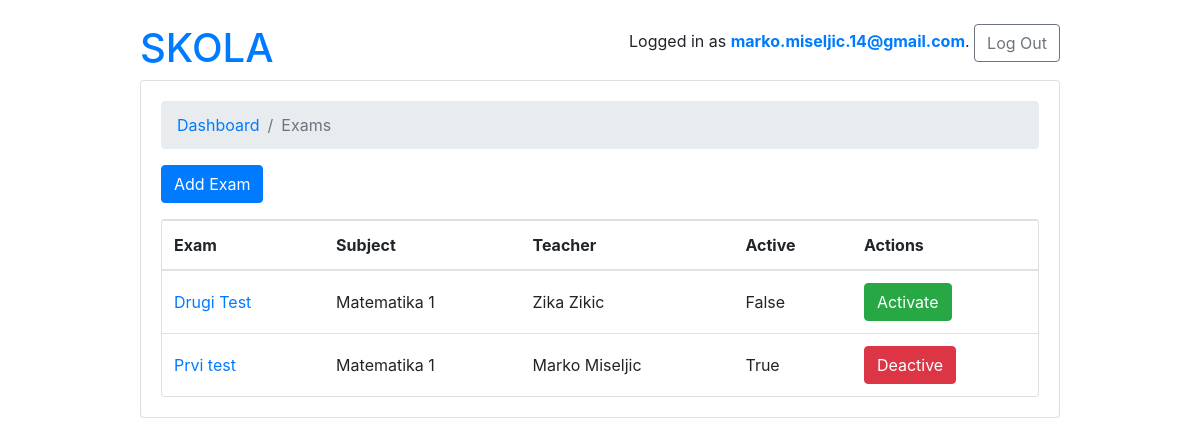
Page /admins/exams/ (signed in) on the earlier database version.
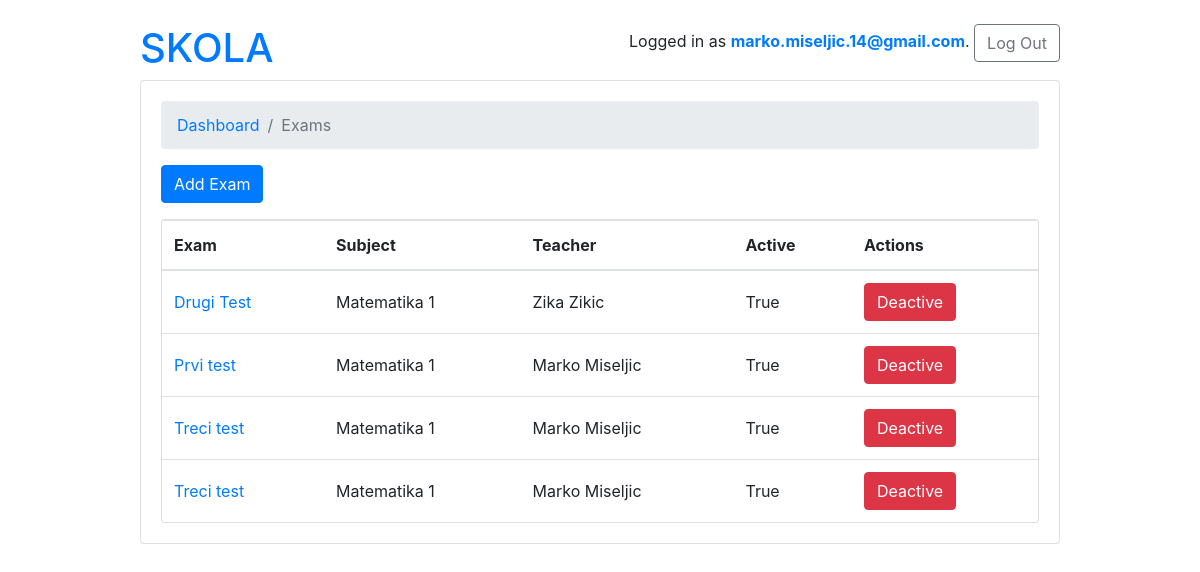
Same page on the later database version.
### account/models.py (models this page shows, shortened)
class User(AbstractBaseUser):
    first_name = models.CharField(max_length=220)
    last_name = models.CharField(max_length=220)
    email = models.EmailField(
        verbose_name='Email address',
        max_length=255,
        unique=True
    )
    username = models.CharField(max_length=40, unique=True)
    date_joined = models.DateTimeField(verbose_name="date joined", auto_now_add=True)
    last_login = models.DateTimeField(verbose_name="last login", auto_now=True)
    is_admin = models.BooleanField(default=False)
    is_staff = models.BooleanField(default=False)
    is_superuser = models.BooleanField(default=False)
    proflie_image = models.ImageField(max_length=255, upload_to=get_profile_image_filepath, null=True, blank=True)
    is_student = models.BooleanField(default=False)
    is_teacher = models.BooleanField(default=False)
    is_active = models.BooleanField(default=True)
    objects = MyAccountManager()
    USERNAME_FIELD = 'email'
    REQUIRED_FIELDS = ['username']
    def __str__(self):
        return f'{self.first_name} {self.last_name}'

### school/models.py (models this page shows, shortened)
class Exam(models.Model):
    type = models.CharField(max_length=100)
    active = models.BooleanField(default=False)
    duration = models.IntegerField()
    nuber_of_questions = models.IntegerField()
    required_score_to_pass = models.IntegerField(help_text="required score in %")
    subject  = models.ForeignKey(Subject, on_delete=models.CASCADE)
    owner = models.ForeignKey('account.User', on_delete=models.CASCADE, related_name='exams')

class Subject(models.Model):
    name = models.CharField(max_length=220)
    school = models.ManyToManyField(School, related_name='school')
    def __str__(self):
        return self.name

### account/views.py (the view)
# urls.py: path('exams/',  AllExamsListView.as_view(), name='exams'),
@method_decorator([login_required, admin_required], name='dispatch')
class AllExamsListView(ListView):
    model = Exam
    ordering = ('type', )
    context_object_name = 'exams'
    template_name = 'admin/exams.html'
    def get_queryset(self):
        queryset = Exam.objects.all()
        return queryset

### templates/admin/exams.html
{% extends '../base.html' %}
{% block content %}
    <nav aria-label="breadcrumb">
        <ol class="breadcrumb">
            <li class="breadcrumb-item" ><a href="{% url 'admins:dashboard' %}">Dashboard</a></li>
            <li class="breadcrumb-item active" aria-current="page">Exams</li>
        </ol>
    </nav>
    <a href="{% url 'admins:exam_add_admin' %}" class="btn btn-primary mb-3" role="button">Add Exam</a>
    <div class="card">
        <table class="table mb-0">
          <thead>
            <tr>
              <th>Exam</th>
              <th>Subject</th>
              <th>Teacher</th>
              <th>Active</th>
              <th>Actions</th>
            </tr>
          </thead>
          <tbody>
            {% for exam in exams %}
              <tr>
                <td class="align-middle"><a href="{% url 'admins:exam_change_admin' exam.pk %}">{{ exam.type }}</a></td>
                <td class="align-middle">{{exam.subject}}</td>
                <td class="align-middle">{{exam.owner}}</td>
                <td class="align-middle">{{exam.active}}</td>
                <td class="align-middle">
                  {% if exam.active == False %}
                    <a type="button" class="btn btn-success float-middle" href="{% url 'admins:exam_change_activity_admin' exam.pk %}">Activate</a>
                  {% else %}
                    <a type="button" class="btn btn-danger float-middle" href="{% url 'admins:exam_change_activity_admin' exam.pk %}">Deactive</a>
                  {% endif %}
                </td>
              </tr>
            {% empty %}
              <tr>
                <td class="bg-light text-center font-italic" colspan="5">There is no any Exam yet.</td>
              </tr>
            {% endfor %}
          </tbody>
        </table>
    </div>
{% endblock content %}

### templates/base.html (shortened to what this page needs)
{% load static %}
<!doctype html>
<html lang="eng">
<head>
    <link rel="stylesheet" href="https://cdn.jsdelivr.net/npm/bootstrap@4.5.3/dist/css/bootstrap.min.css"
>
</head>
<body>
    <div class="container my-4">
        <div class="row justify-content-center">
            <div class="col-md-10 col-sm-12">
                <div class="row">
                    <div class="col-6">
                        <h1><a href="{% url 'home' %}">SKOLA</a></h1>
                    </div>
                    <div class="col-6 text-right">
                        {% if user.is_authenticated %}
                            <p>Logged in as <strong><a href="{% url 'users:profile' user.pk %}">{{user.email}}</a></strong>. <a href="{% url 'logout' %}" class="btn btn-outline-secondary btn-md" role="button">Log Out</a></p>
                        {% else %}
                            <p><a href="{% url 'login' %}" class="btn btn-light" role="button">Log in</a></p>
                        {% endif %}
                    </div>
                </div>
                <div class="card mb-3">
                    <div class="card-body">
                        {% block content %}
                        {% endblock content %}
                    </div>
                </div>
            </div>
        </div>
    </div>
</body>
</html>

Differences in the rows shown:
changed Exam "Drugi Test": active "False" → "True"; active "Activate" → "Deactive"
added Exam: type "Treci test", subject "Matematika 1", owner "Marko Miseljic", active "True", shows "Deactive"
added Exam: type "Treci test", subject "Matematika 1", owner "Marko Miseljic", active "True", shows "Deactive"
